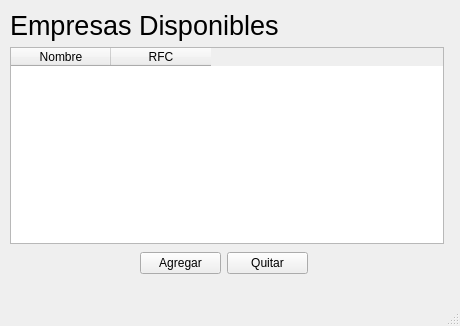
<?xml version="1.0" encoding="UTF-8"?>
<ui version="4.0">
 <class>mainWindow</class>
 <widget class="QMainWindow" name="mainWindow">
  <property name="geometry">
   <rect>
    <x>0</x>
    <y>0</y>
    <width>460</width>
    <height>326</height>
   </rect>
  </property>
  <property name="windowTitle">
   <string>MainWindow</string>
  </property>
  <widget class="QWidget" name="centralwidget">
   <widget class="QWidget" name="">
    <property name="geometry">
     <rect>
      <x>10</x>
      <y>10</y>
      <width>434</width>
      <height>234</height>
     </rect>
    </property>
    <layout class="QVBoxLayout" name="verticalLayout">
     <item>
      <layout class="QHBoxLayout" name="horizontalLayout">
       <item>
        <widget class="QLabel" name="label">
         <property name="font">
          <font>
           <pointsize>20</pointsize>
          </font>
         </property>
         <property name="text">
          <string>Empresas Disponibles</string>
         </property>
        </widget>
       </item>
      </layout>
     </item>
     <item>
      <widget class="QTableWidget" name="tbl_empresas">
       <property name="rowCount">
        <number>0</number>
       </property>
       <property name="columnCount">
        <number>2</number>
       </property>
       <column>
        <property name="text">
         <string>Nombre</string>
        </property>
       </column>
       <column>
        <property name="text">
         <string>RFC</string>
        </property>
       </column>
      </widget>
     </item>
    </layout>
   </widget>
   <widget class="QWidget" name="">
    <property name="geometry">
     <rect>
      <x>140</x>
      <y>250</y>
      <width>168</width>
      <height>27</height>
     </rect>
    </property>
    <layout class="QHBoxLayout" name="horizontalLayout_2">
     <item>
      <widget class="QPushButton" name="btn_add">
       <property name="text">
        <string>Agregar</string>
       </property>
      </widget>
     </item>
     <item>
      <widget class="QPushButton" name="btn_delete">
       <property name="text">
        <string>Quitar</string>
       </property>
      </widget>
     </item>
    </layout>
   </widget>
  </widget>
  <widget class="QMenuBar" name="menubar">
   <property name="geometry">
    <rect>
     <x>0</x>
     <y>0</y>
     <width>460</width>
     <height>22</height>
    </rect>
   </property>
  </widget>
  <widget class="QStatusBar" name="statusbar"/>
 </widget>
 <resources/>
 <connections/>
</ui>
